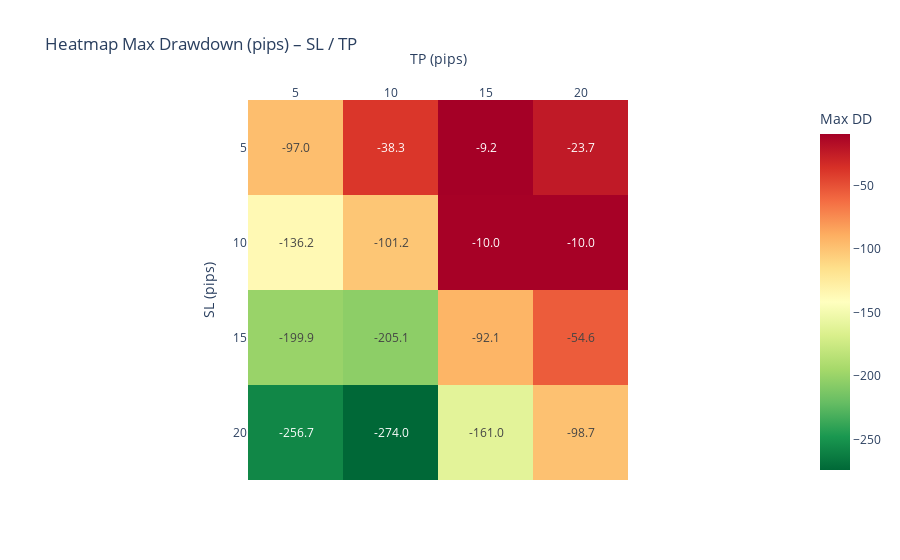

Write notebook code for a chart like this one.
### Code cell
# Heatmap – Max Drawdown (⚠️ risque)

dd_pivot = pivot_sl_tp(sl_tp_df, "max_dd")

fig = px.imshow(
    dd_pivot,
    text_auto=".1f",
    color_continuous_scale="RdYlGn_r",
    title="Heatmap Max Drawdown (pips) – SL / TP",
    labels=dict(x="TP (pips)", y="SL (pips)", color="Max DD")
)

fig.update_layout(
    template="plotly_white",
    xaxis_side="top"
)

fig.show()

### Figure 1 — Plotly figure (JSON) as saved in the notebook; plotly's stock layout.template omitted (floating-point values rounded to 4 significant figures)
{"data": [{"coloraxis": "coloraxis", "hovertemplate": "TP (pips): %{x}<br>SL (pips): %{y}<br>Max DD: %{z}<extra></extra>", "name": "0", "texttemplate": "%{z:.1f}", "type": "heatmap", "x": [5, 10, 15, 20], "xaxis": "x", "y": [5, 10, 15, 20], "yaxis": "y", "z": [[-97.0, -38.3, -9.2, -23.7], [-136.2, -101.2, -10.0, -10.0], [-199.9, -205.1, -92.1, -54.6], [-256.7, -274.0, -161.0, -98.7]]}], "layout": {"coloraxis": {"colorbar": {"title": {"text": "Max DD"}}, "colorscale": [[0, "rgb(0,104,55)"], [0.1, "rgb(26,152,80)"], [0.2, "rgb(102,189,99)"], [0.3, "rgb(166,217,106)"], [0.4, "rgb(217,239,139)"], [0.5, "rgb(255,255,191)"], [0.6, "rgb(254,224,139)"], [0.7, "rgb(253,174,97)"], [0.8, "rgb(244,109,67)"], [0.9, "rgb(215,48,39)"], [1, "rgb(165,0,38)"]]}, "title": {"text": "Heatmap Max Drawdown (pips) – SL / TP"}, "xaxis": {"anchor": "y", "constrain": "domain", "domain": [0, 1], "scaleanchor": "y", "side": "top", "title": {"text": "TP (pips)"}}, "yaxis": {"anchor": "x", "autorange": "reversed", "constrain": "domain", "domain": [0, 1], "title": {"text": "SL (pips)"}}}}
